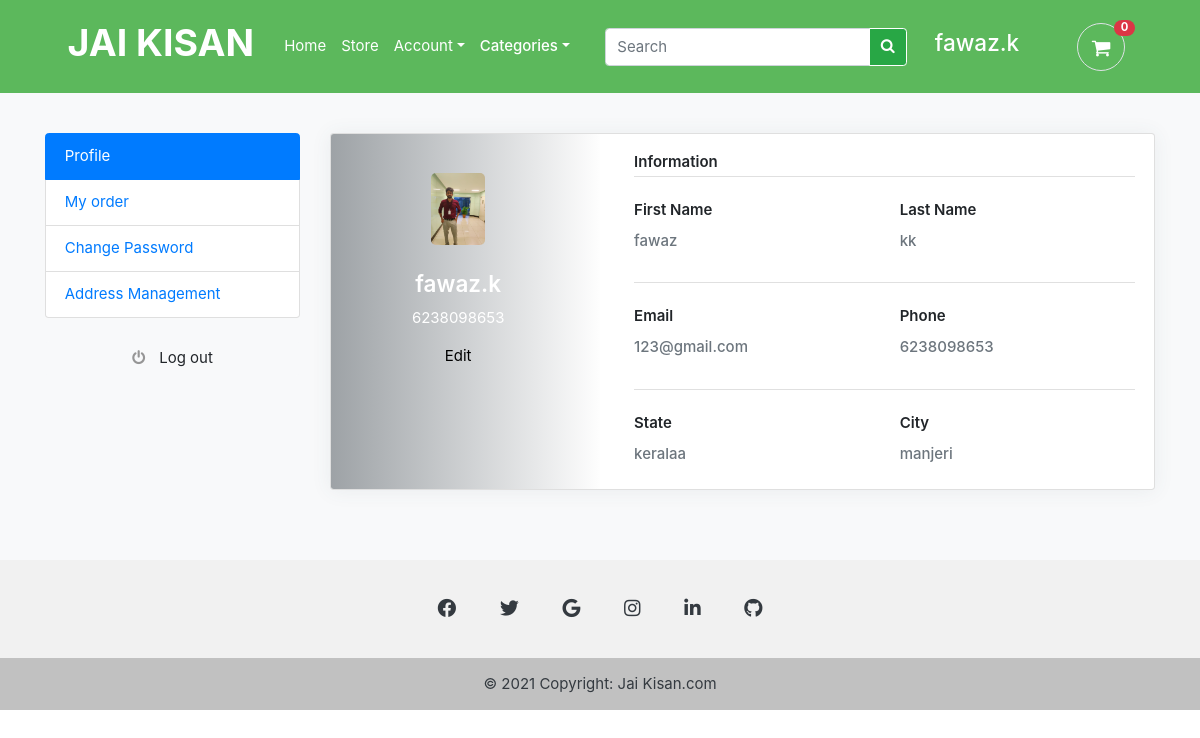
The page /profile (signed in) on the database its author committed.
### accounts/models.py (models this page shows, shortened)
class Account(AbstractBaseUser):
    first_name = models.CharField(max_length=50)
    last_name = models.CharField(max_length=50)
    username = models.CharField(max_length=50)
    email = models.CharField(max_length=50,unique=True)
    phone_number=models.CharField(('mobile number'), max_length=20, unique=True)
    profile_img = models.ImageField( null=True, blank=True, upload_to='userprofile')
    city = models.CharField(max_length=50,null=True)
    state = models.CharField(max_length=50,null=True)
    date_joined = models.DateTimeField(auto_now_add=True)
    last_login = models.DateTimeField(auto_now_add=True)
    is_admin = models.BooleanField(default=False)
    is_staff = models.BooleanField(default=False)
    is_active = models.BooleanField(default=True)
    is_superadmin = models.BooleanField(default=False)
    USERNAME_FIELD ='email'
    REQUIRED_FIELDS = ['first_name','last_name','username','phone_number']
    objects = MyAccountManager()

### accounts/views.py (the view)
# urls.py: path('profile',views.profile,name='profile'),
@login_required(login_url='signin')
def profile(request):
    account = Account.objects.get(id=request.user.id)
    print(account)
    context ={
        'account':account,
    }
    return render(request,'accounts/account.html',context)

### cart/context_processors.py (called while the page is built)
def counter(request):
    cart_count = 0
    if 'admin' in request.path:
        return{}
    else:
        try:
            cart = Cart.objects.filter(cart_id=_cart_id(request))
            if request.user.is_authenticated:
                cart_items = CartItem.objects.all().filter(user=request.user)
            else:
                cart_items = CartItem.objects.all().filter(cart=cart[:1])
            for cart_item in cart_items:
                cart_count += cart_item.quantity
        except Cart.DoesNotExist:
            cart_count = 0
    return dict(cart_count=cart_count)

### cart/views.py (called while the page is built)
def _cart_id(request):
    cart = request.session.session_key
    if not cart:
        cart = request.session.create()
    return cart

### category/context_processors.py (called while the page is built)
def menu_links(request):
    links = category.objects.all()
    return dict(links=links)

### category/models.py (called while the page is built)
    def get_url(self):
        return reverse('products_by_category',args=[self.slug])

### templates/accounts/account.html (shortened to what this page needs)
{% extends 'base.html' %}
{% load static %}
{% block content %}
<link rel="stylesheet" href="{% static 'css/profile.css' %}">
<link rel="stylesheet" href="https://cdnjs.cloudflare.com/ajax/libs/MaterialDesign-Webfont/3.6.95/css/materialdesignicons.css">
{% include 'includes/header.html' %}
<section class="section-conten padding-y bg">
    <div class="container">
        <div class="row">
        <div class="col-md-3">
            <ul class="list-group">
				<a class="list-group-item active" href="#"> Profile </a>
                <a class="list-group-item" href="{% url 'my_orders' %}"> My order</a>
                <a class="list-group-item" href="{% url 'change_password' %}"> Change Password </a>
                <a class="list-group-item" href="{% url 'address_management' %}"> Address Management </a>
            </ul>
            <br>
            <a class="btn btn-light btn-block" href="#"> <i class="fa fa-power-off"></i> <span class="text">Log out</span> </a>
        </div>
                    <div class="col-xl-9 col-md-12">
                        <div class="card user-card-full">
                            <div class="row m-l-0 m-r-0">
                                <div class="col-sm-4 bg-c-lite-green user-profile">
                                    <div class="card-block text-center text-white">
                                        {% if account.profile_img %}
                                        <div class="m-b-25"> <img src="{{ account.profile_img.url }}" width="25%" class="img-radius" alt="User-Profile-Image"> </div>
                                        {% else %}
                                        <div class="m-b-25"> <img src="http://naikenviro.net/wp-content/uploads/2018/06/null.jpg" width="25%" class="img-radius" alt="User-Profile-Image"> </div>
                                        {% endif %}
                                        <h4 class="f-w-600">{{ account.username }}</h4>
                                        <p>{{ account.phone_number }}</p> <a style="color: black;" href="{% url 'edit_profile' account.id %}">Edit</a>
                                    </div>
                                </div>
                                <div class="col-sm-8">
                                    <div class="card-block">
                                        <h6 class="m-b-20 p-b-5 b-b-default f-w-600">Information</h6>
                                        <div class="row">
                                            <div class="col-sm-6">
                                                <p class="m-b-10 f-w-600">First Name</p>
                                                <h6 class="text-muted f-w-400">{{ account.first_name }}</h6>
                                            </div>
                                            <div class="col-sm-6">
                                                <p class="m-b-10 f-w-600">Last Name</p>
                                                    <h6 class="text-muted f-w-400">{{ account.last_name }}</h6>
                                            </div>
                                        </div>
                                        <h6 class="m-b-20 m-t-40 p-b-5 b-b-default f-w-600"></h6>
                                        <div class="row">
                                            <div class="col-sm-6">
                                                <p class="m-b-10 f-w-600">Email</p>
                                                <h6 class="text-muted f-w-400">{{ account.email }}</h6>
                                            </div>
                                            <div class="col-sm-6">
                                                <p class="m-b-10 f-w-600">Phone</p>
                                                <h6 class="text-muted f-w-400">{{ account.phone_number }}</h6>
                                            </div>
                                        </div>
                                        <h6 class="m-b-20 m-t-40 p-b-5 b-b-default f-w-600"></h6>
                                        <div class="row">
                                            <div class="col-sm-6">
                                                <p class="m-b-10 f-w-600">State</p>
                                                <h6 class="text-muted f-w-400">{{ account.state }}</h6>
                                            </div>
                                            <div class="col-sm-6">
                                                <p class="m-b-10 f-w-600">City</p>
                                                <h6 class="text-muted f-w-400">{{ account.city }}</h6>
                                            </div>
                                        </div>
                                    </div>
                                </div>
                            </div>
                        </div>
                    </div>
                    {% include 'includes/sweet.alert.html' %}
        </div>
</div>
</section>
{% include 'includes/footer.html' %}
</body>
</html>
{% endblock %}

### templates/includes/header.html (shortened to what this page needs)
<header class="section-header">
    <section style="background-color:#5cb85c" class="header-main">
        <div class="container align-items-center">
            <nav class="navbar navbar-expand-md navbar-light">
               <h1 class="p-2"><b class="fw-bold text-white">JAI KISAN</b></h1>
                <div class="collapse navbar-collapse justify-content-between p-3" id="navbarCollapse">
                    <div class="navbar-nav">
                        <a href="{% url 'home' %}" class="nav-item nav-link text-white">Home</a>
                        <a href="{% url 'store' %}" class="nav-item nav-link text-white">Store</a>
                        <div class="nav-item dropdown " >
                            <a href="#" class="nav-link dropdown-toggle text-white" data-toggle="dropdown">Account</a>
                        </div>
                        <div class="nav-item dropdown " >
                            <a href="#" style="color: #fff; font-weight:500; " class="nav-link dropdown-toggle" data-toggle="dropdown">Categories</a>
                        </div>
                    </div>
                    <form action="{% url 'search' %}" method="GET" class="form-inline">
                        <div class="input-group">
                            <input type="text" class="form-control" placeholder="Search" name="keyword">
                            <div class="input-group-append">
                                <button style="border-color: #fff;" type="submit"  class="btn btn-success"><i class="fa fa-search"></i></button>
                            </div>
                        </div>
                    </form>
                    {% if user.is_authenticated %}
                        <a  style="color:#FFF" href=""><h4>{{ user.username }}</h4></a>
                    {% else %}
                        <div class="navbar-nav">
                            <a href="{% url 'register' %} " class="nav-item nav-link text-white">Register</a>
                            <a href="{% url 'signin' %} " class="nav-item nav-link text-white">Login</a>
                        </div>
                    {% endif %}
                    <a href="{% url 'cart' %}" class="widget-header pl-3 ml-3">
						<div class="icon icon-sm rounded-circle border"><i class="fa fa-shopping-cart"></i></div>
						<span class="badge badge-pill badge-danger notify">{{ cart_count }}</span>
					</a>
                </div>
            </nav>
        </div>
    </section>
</header>

### static/css/ui.css (style rules this page uses)
html { font-family: "Inter", sans-serif; font-size: 15px; }
.icon-xs, .icon-sm, .icon-md, .icon-lg { display: inline-block; text-align: center; flex-shrink: 0; flex-grow: 0; }
.icon-sm { width: 48px; height: 48px; line-height: 48px !important; font-size: 20px; }
.padding-y { padding-top: 40px; padding-bottom: 40px; }
.bg { background-color: #f8f9fa; }
.header-main { background: #5cb85c; position: relative; }
.widget-header { display: inline-block; vertical-align: middle; position: relative; }
.widget-header i { color: #fff; }
.widget-header .notify { position: absolute; top: -3px; right: -10px; }
.btn-light { background-color: #fff; border-color: #e4e4e4; }
.btn-light i { color: #969696; }
.btn i + .text { margin-left: 10px; }
.notify { position: absolute; top: -4px; right: -10px; display: inline-block; padding: 0.25em 0.6em; font-size: 12px; line-height: 1; text-align: center; border-radius: 3rem; color: #fff; background-color: #fa3434; }

### static/css/orderdetails.css (style rules this page uses)
.card { z-index: 0; }

### static/css/profile.css (style rules this page uses)
body { background-color: #f9f9fa }
.user-card-full { overflow: hidden }
.card { border-radius: 5px; -webkit-box-shadow: 0 1px 20px 0 rgba(69, 90, 100, 0.08); box-shadow: 0 1px 20px 0 rgba(69, 90, 100, 0.08); border: none; margin-bottom: 30px }
.m-r-0 { margin-right: 0px }
.m-l-0 { margin-left: 0px }
.user-card-full .user-profile { border-radius: 5px 0 0 5px }
.bg-c-lite-green { background: -webkit-gradient(linear, left top, right top, from(#f29263), to(#ee5a6f)); background: linear-gradient(to right,#989da1, #fefefe) }
.user-profile { padding: 20px 0 }
.card-block { padding: 1.25rem }
.m-b-25 { margin-bottom: 25px }
.img-radius { border-radius: 5px }
h6 { font-size: 14px }
.card .card-block p { line-height: 25px }
.b-b-default { border-bottom: 1px solid #e0e0e0 }
.m-b-20 { margin-bottom: 20px }
.p-b-5 { padding-bottom: 5px !important }
.m-b-10 { margin-bottom: 10px }
.text-muted { color: #919aa3 !important }
.f-w-600 { font-weight: 600 }
.m-t-40 { margin-top: 20px }

### rows shown on the page
Account: username "fawaz.k", profile_img (picture), phone_number "6238098653", first_name "fawaz", last_name "kk", email "123@gmail.com", state "keralaa", city "manjeri"

### other values the page prints
{{ cart_count }} "0"
